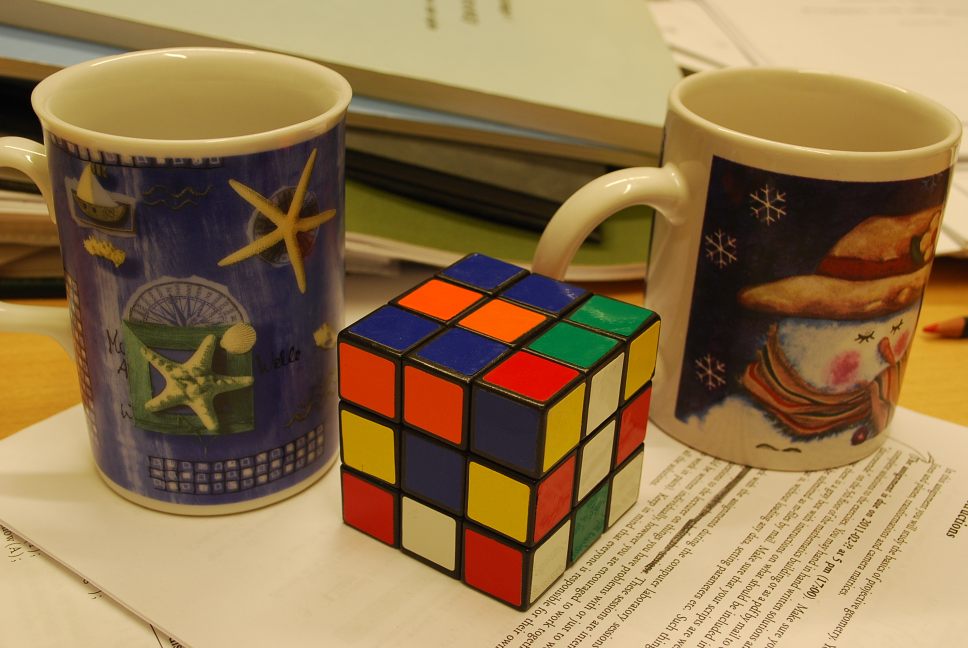
%> input picture FMAN95, Computer vision, Matlab/Calibration and DLT/assignment2data/cube1.JPG, 1936 x 1296 px, given in place of DSC_0025.JPG, which was not available (shown at 1/2 size)
$ octave Assignment2.m   (GNU Octave 9; MATLAB toolbox functions it lacks are replaced by stand-ins)
%> lines starting %> are read from the running program, lines starting %| are printed output that depends on the picture; pictures that were not available may be replaced by others from this repository, and a replacement may not be noted
### FMAN95, Computer vision, Matlab/Calibration and DLT/assignment2data/rq.m
function [r,q]=rq(a)
% RQ [r,q]=rq(a) factorises a such a=rq where r upper tri. and q unit matrix
% If a is not square, then q is equal q=[q1 q2] where q1 is unit matrix

[m,n]=size(a);
e=eye(m);
p=e(:,[m:-1:1]);
[q0,r0]=qr(p*a(:,1:m)'*p);

r=p*r0'*p;
q=p*q0'*p;

fix=diag(sign(diag(r)));
r=r*fix;
q=fix*q;

if n>m
  q=[q, inv(r)*a(:,m+1:n)];
end

### FMAN95, Computer vision, Matlab/Calibration and DLT/Assignment2.m
load('assignment2data\compEx1data.mat');
%%
% Exercise 1
% Plot 3D points
axis equal;
plot3(X(1, :), X(2,:), X(3,:), '.', 'MarkerSize', .8);
hold on;
plotcams(P);
%> (this line was passed over: plotcams is not available in this run)
%%
% Prepare image 1 and project into camera 1
x1 = P{1}*X;
x1 = x1(1:end-1, :)./x1(end, :);
vis1 = isfinite(x{1}(1, :));
im1 = imread(imfiles{1});
%> im1 is the input picture: size 1296x1936x3 uint8; mean R, G, B 145.2, 117.5, 76.9
%Plot image 1 and the projected points
imagesc(im1);
hold on;
axis equal;
plot(x1(1, vis1), x1(2, vis1), 'r.', 'MarkerSize', .8);
plot(x{1}(1, vis1), x{1}(2, vis1), 'b.', 'MarkerSize', .8);
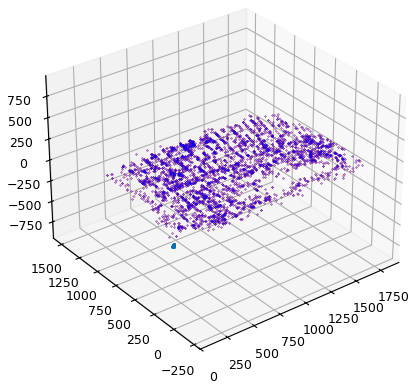
%> figure redrawn from the program's plot data

%%
% Create Projective tranformation matrices
T1 = [1 0 0 0; 0 4 0 0; 0 0 1 0; .1 .1 0 1];
T2 = [1 0 0 0; 0 1 0 0; 0 0 1 0; 1/16 1/16 0 1];
% Project 3d points
proj1 = T1*X;
proj2 = T2*X;
% Create homogeneous coordinates by dividing by fourth coordinate
proj1 = proj1(1:end, :)./proj1(end, :);
proj2 = proj2(1:end, :)./proj2(end, :);
% Plot 3d points after both projections
figure
plot3(proj1(1, :),proj1(2, :), proj1(3, :), '.', 'MarkerSize', .8);
hold on;
axis equal;
plotcams(P);
%> (this line was passed over: plotcams is not available in this run)
figure
plot3(proj2(1, :),proj2(2, :), proj2(3, :), '.', 'MarkerSize', .8);
hold on;
axis equal;
plotcams(P);
%> (this line was passed over: plotcams is not available in this run)

figure
plot3(proj1(1, :),proj1(2, :), proj1(3, :), '.', 'MarkerSize', .8);
hold on;
plot3(proj2(1, :),proj2(2, :), proj2(3, :), '.', 'MarkerSize', .8);
plot3(X(1, :), X(2,:), X(3,:), '.', 'MarkerSize', .8);

axis equal;
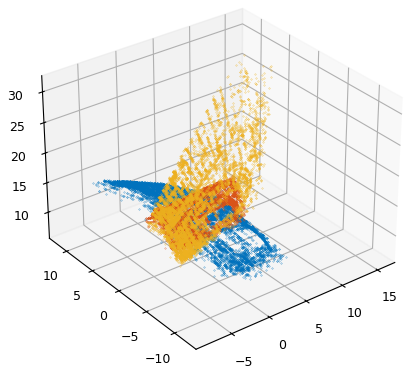
%> figure redrawn from the program's plot data
plotcams(P);
%> (this line was passed over: plotcams is not available in this run)


%%
% Projecting the transformed 3D points into camera 1
xproj1 = P{1}*proj1;
xproj2 = P{1}*proj2;
% Create homogeneous coordinates by dividing by third coordinate
xproj1 = xproj1(1:end, :)./xproj1(end, :);
xproj2 = xproj2(1:end, :)./xproj2(end, :);
% Plot image and points
figure
imagesc(im1);
hold on;
axis equal;
plot(xproj1(1, vis1), xproj1(2, vis1), 'r.', 'MarkerSize', .8);
plot(x{1}(1, vis1), x{1}(2, vis1), 'b.', 'MarkerSize', .8);
figure
imagesc(im1);
hold on;
axis equal;
plot(xproj2(1, vis1), xproj2(2, vis1), 'r.', 'MarkerSize', .8);
plot(x{1}(1, vis1), x{1}(2, vis1), 'b.', 'MarkerSize', .8);

%%

% Exercise 2
KT1 = rq(P{1}*T1)
KT2 = rq(P{1}*T2)

% Not same tranformation,  aspect ratio is different (decides how it scales in x and y, shape of
% pixels)

%%

% Exercise 3
cube1 = imread('assignment2data\cube1.JPG');
cube2 = imread('assignment2data\cube2.JPG');
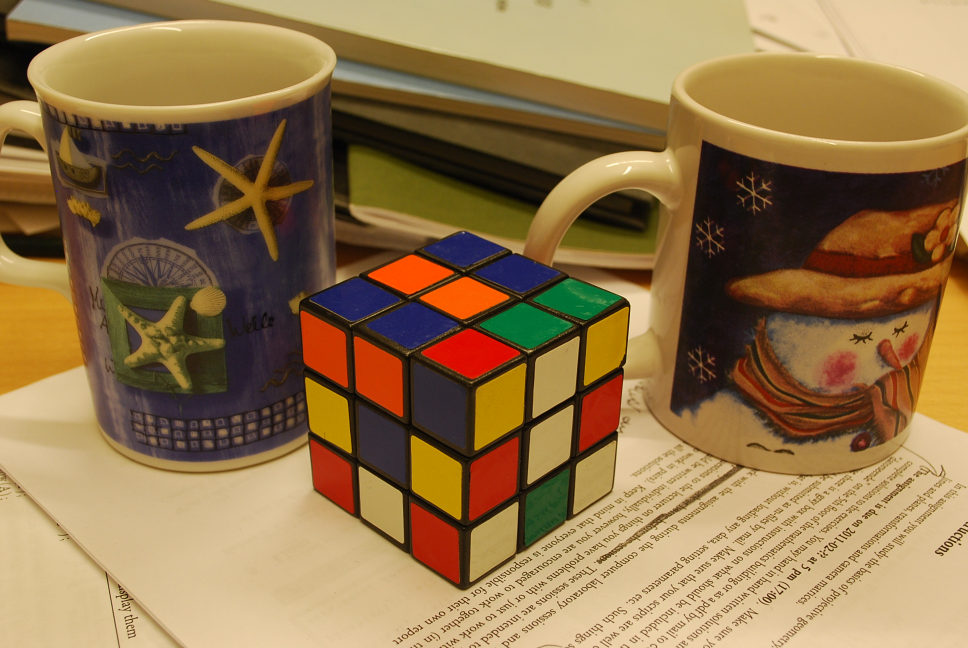
%> input picture FMAN95, Computer vision, Matlab/Calibration and DLT/assignment2data/cube2.JPG, 1936 x 1296 px (shown at 1/2 size)
%> cube2 is the input picture: size 1296x1936x3 uint8; mean R, G, B 145.7, 116.4, 75.1
load('assignment2data\compEx3data.mat');
meanx1 = mean(x{1}(1,:));
meany1 = mean(x{1}(2,:));
stdx1 = std(x{1}(1,:));
stdy1 = std(x{1}(2,:));
meanx2 = mean(x{2}(1,:));
meany2 = mean(x{2}(2,:));
stdx2 = std(x{2}(1,:));
stdy2 = std(x{2}(2,:));
figure
imagesc(cube1);
axis equal
hold on
plot(x{1}(1, :), x{1}(2, :), 'r*', 'MarkerSize', 5);
plot(0, 0, 'b*', 'MarkerSize', 10);

N1 = [1/stdx1 0 -meanx1/stdx1;
    0 1/stdy1 -meany1/stdy1;
    0 0 1];
N2 = [1/stdx2 0 -meanx2/stdx2;
    0 1/stdy2 -meany2/stdy2;
    0 0 1];
x1n = N1*x{1};
x1n = x1n(1:end, :)./x1n(end, :);
x2n = N2*x{2};
x2n = x2n(1:end, :)./x2n(end, :);
figure
plot(x1n(1, :), -x1n(2, :), 'r*', 'MarkerSize', 5);
axis equal
hold on
plot(0, 0, 'b*', 'MarkerSize', 10);
plot([ x1n(1, startind ); x1n(1, endind )], -[ x1n(2, startind ); x1n(2, endind )], 'b-', 'MarkerSize', 5);
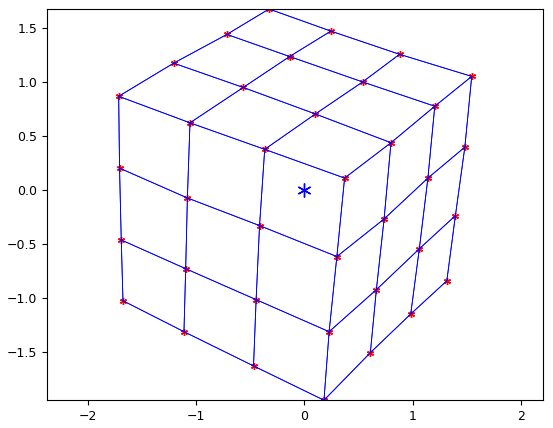
%> figure redrawn from the program's plot data


figure
plot3(Xmodel(1,:),Xmodel(2,:), -Xmodel(3,:), 'r*')
hold on
axis equal
plot3([ Xmodel(1, startind ); Xmodel(1, endind )] ,[ Xmodel(2, startind ); Xmodel(2, endind )] ,-[ Xmodel(3, startind ); Xmodel(3, endind )], 'b-');
%%
% Points needed: 6 (n+11 unknown 3*n equations)
X=[Xmodel;ones(1, 37)];
M1 = zeros(18, 18);
for i = 1:18
    M1(i*3 -2, 1) = X(1,i);
    M1(i*3 -2, 2) = X(2,i);
    M1(i*3 -2, 3) = X(3,i);
    M1(i*3 -2, 4) = X(4,i);
    M1(i*3 -1, 5) = X(1,i);
    M1(i*3 -1, 6) = X(2,i);
    M1(i*3 -1, 7) = X(3,i);
    M1(i*3 -1, 8) = X(4,i);
    M1(i*3 , 9) = X(1,i);
    M1(i*3 , 10) = X(2,i);
    M1(i*3 , 11) = X(3,i);
    M1(i*3 , 12) = X(4,i);
    M1(i*3 -2, i+12) = -x1n(1, i);
    M1(i*3 -1, i+12) = -x1n(2, i);
    M1(i*3 , i+12) = -x1n(3, i);
end
M2 = zeros(18, 18);
for i = 1:18
    M2(i*3 -2, 1) = X(1,i);
    M2(i*3 -2, 2) = X(2,i);
    M2(i*3 -2, 3) = X(3,i);
    M2(i*3 -2, 4) = X(4,i);
    M2(i*3 -1, 5) = X(1,i);
    M2(i*3 -1, 6) = X(2,i);
    M2(i*3 -1, 7) = X(3,i);
    M2(i*3 -1, 8) = X(4,i);
    M2(i*3 , 9) = X(1,i);
    M2(i*3 , 10) = X(2,i);
    M2(i*3 , 11) = X(3,i);
    M2(i*3 , 12) = X(4,i);
    M2(i*3 -2, i+12) = -x2n(1, i);
    M2(i*3 -1, i+12) = -x2n(2, i);
    M2(i*3 , i+12) = -x2n(3, i);
end

[U1,S1,V1] = svd(M1);
[U2,S2,V2] = svd(M2);
v1 = V1(:,end);
v2 = V2(:,end);
min(diag(S1))
norm(M1*v1)
min(diag(S2))
norm(M2*v2)


%%
P1Tilde = reshape (v1(1:12) ,[4 3])';
P1 = N1\P1Tilde;
P2Tilde = reshape (v2(1:12) ,[4 3])';
P2 = N2\P2Tilde;
x1approx = P1*X;
x1approx = x1approx(1:end, :)./x1approx(end, :);
x2approx = P2*X;
x2approx = x2approx(1:end, :)./x2approx(end, :);
figure
imagesc(cube1);
axis equal
hold on
plot(x1approx(1, :), x1approx(2, :), 'r*', 'MarkerSize', 5);
plot(x{1}(1, :), x{1}(2, :), 'g.', 'MarkerSize', 5);
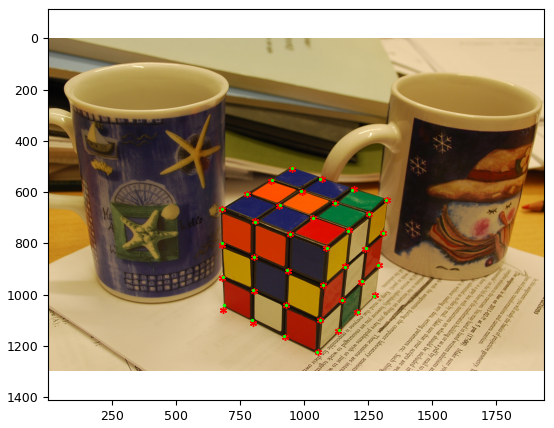
%> figure redrawn from the program's plot data

figure
imagesc(cube2);
hold on
axis equal
plot(x2approx(1, :), x2approx(2, :), 'r*', 'MarkerSize', 5);
plot(x{2}(1, :), x{2}(2, :), 'g.', 'MarkerSize', 5);
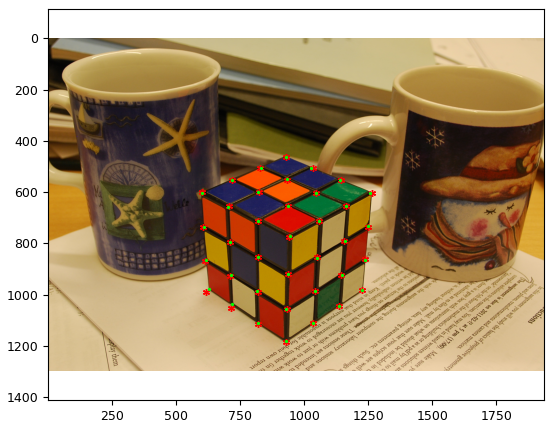
%> figure redrawn from the program's plot data


figure
plot3(Xmodel(1,:),Xmodel(2,:), Xmodel(3,:), 'g.')
hold on
axis equal
set(gca, 'Zdir', 'reverse');
plot3([ Xmodel(1, startind ); Xmodel(1, endind )] ,[ Xmodel(2, startind ); Xmodel(2, endind )] ,[ Xmodel(3, startind ); Xmodel(3, endind )], 'b-');
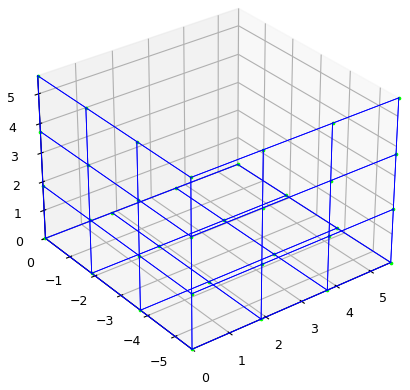
%> figure redrawn from the program's plot data
plotcams({P1 P2})
%> (this line was passed over: plotcams is not available in this run)

kk1 = rq(P1);
kk2 = rq(P2);
kk1 = kk1 ./kk1(3, 3)
kk2 = kk2 ./kk2(3, 3)
% Because we chose the vector "v" so that the cube is in front of the
% camera
%%

% Computer exercise 4
vl_setup()
%> (this line was passed over: vl_setup is not available in this run)
%%
%> (the run ends here)
